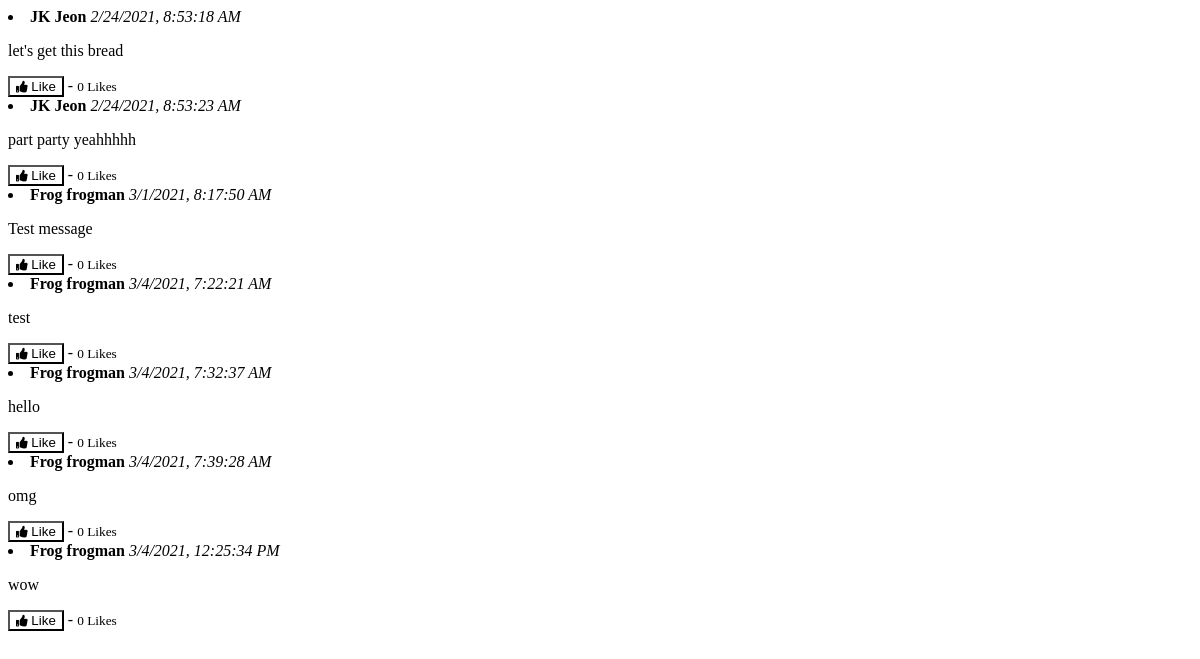
The page /get_msgs/1 (signed in) on the database as committed earlier.
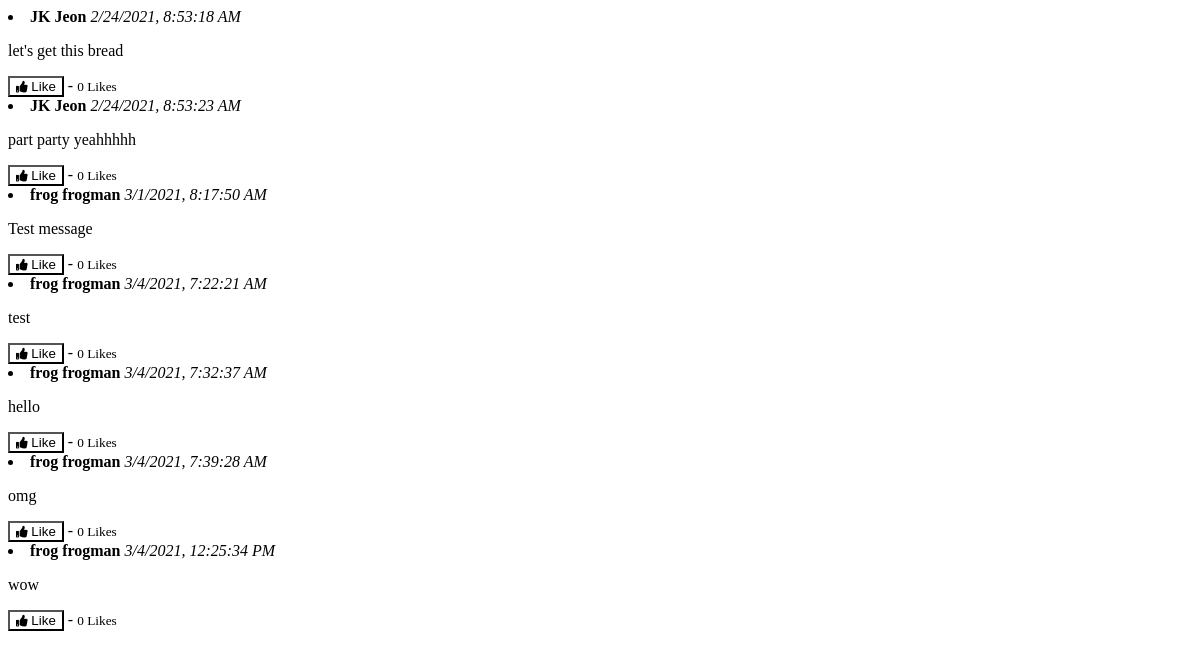
The same page on the database as committed later.
### app/models.py (models this page shows, shortened)
class Message(models.Model):
    table_id = models.ForeignKey(CafeTable, related_name="messages",
                                 on_delete=models.CASCADE)
    created_by = models.ForeignKey(CoffeeUser, related_name="messages",
                                   on_delete=models.CASCADE)
    message_date = models.DateTimeField(auto_now_add=True)
    message_content = models.TextField(max_length=4000)
    message_upvote = models.ManyToManyField(CoffeeUser, related_name="message_upvote")
    total_upvotes = models.PositiveIntegerField(default=0)

class CoffeeUser(AbstractBaseUser):
    AVAILABLE_UNIS = (
        ("University of Exeter", "University of Exeter"),
        ("Test uni", "Test uni")
    )
    email = models.EmailField(verbose_name="email", unique=True)
    date_joined = models.DateTimeField(verbose_name="date_joined",
                                       auto_now_add=True)
    last_login = models.DateTimeField(verbose_name="last_login", auto_now=True)
    is_admin = models.BooleanField(default=False)
    is_active = models.BooleanField(default=True)
    is_staff = models.BooleanField(default=False)
    is_superuser = models.BooleanField(default=False)
    first_name = models.CharField(max_length=50)
    last_name = models.CharField(max_length=50)
    university = models.CharField(max_length=50, choices=AVAILABLE_UNIS)
    year = models.PositiveIntegerField(null=True, blank=True)
    course = models.CharField(max_length=50, blank=True)
    cafe_table_ids = models.ManyToManyField(CafeTable, blank=True)
    points = models.PositiveIntegerField(default=0)
    studying_until = models.DateTimeField(null=True, blank=True)
    share_tables = models.BooleanField(default=True)
    tasks_set_today = models.PositiveIntegerField(default=0)
    next_possible_set = models.DateField(null=True, blank=True)
    student_tasks_completed = models.PositiveIntegerField(default=0)
    next_possible_complete = models.DateField(null=True, blank=True)
    facebook = models.CharField(max_length=255, null=True, blank=True)
    twitter = models.CharField(max_length=255, null=True, blank=True)
    instagram = models.CharField(max_length=255, null=True, blank=True)
    USERNAME_FIELD = "email"  # users log in using their email
    REQUIRED_FIELDS = ["first_name", "last_name", "university", "is_staff"]
    objects = CoffeeUserManager()

### app/views.py (the view)
# urls.py: path('get_msgs/<table>', views.get_msgs, name='get_msgs'),
@login_required(login_url='/')
def get_msgs(request, table):
    try:
        table = CafeTable.objects.get(pk=table)
    except CafeTable.DoesNotExist:
        return render(request, 'denied.html')
    current_user = request.user
    if ((current_user.university != table.university) or
       (table.table_id not in
       current_user.cafe_table_ids.values_list('table_id', flat=True))):
        return render(request, 'denied.html')
    messages = Message.objects.filter(table_id=table).order_by(
                'message_date')[:100]
    for msg in messages:
        msg.message_date = pytz.utc.localize(msg.message_date).isoformat()
    return render(request, 'messages.html', {'messages': messages})

### app/templates/messages.html (shortened to what this page needs)
<!DOCTYPE html>
<html lang="en">
<head>
  {% load static %}
  <link href="https://cdnjs.cloudflare.com/ajax/libs/font-awesome/5.15.2/css/all.min.css" rel="stylesheet"></link>
</head>
<div id="messages">
{% for msg in messages %}
      <li>
        <b>{{msg.created_by.first_name}} {{msg.created_by.last_name}}</b>
        <i><span id="messageDate{{ msg.id }}"></span></i>
        <br>
        <p class="msg">{{msg.message_content}}</p>
        <form action= "{% url 'upvote_message' msg.id %}" method="POST">
            <button style="background-color: transparent;" type="submit", name="message_upvote", value="{{ msg.id }}"><i class="fas fa-thumbs-up fa-sm"></i> Like </button> - <small>{{msg.total_upvotes}} Likes</small>
        </form>
      </li>
      {% endfor %}
</div>

Rows that differ between the two databases and show on the page:
changed through a linked row, Message "Test message": created_by.first_name "Frog" → "frog"
changed through a linked row, Message "test": created_by.first_name "Frog" → "frog"
changed through a linked row, Message "hello": created_by.first_name "Frog" → "frog"
changed through a linked row, Message "omg": created_by.first_name "Frog" → "frog"
changed through a linked row, Message "wow": created_by.first_name "Frog" → "frog"
